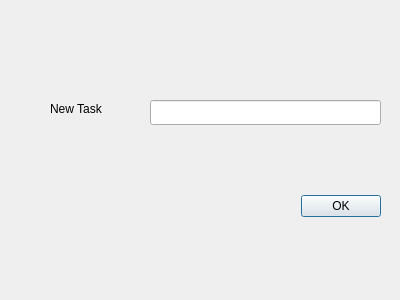
<?xml version="1.0" encoding="UTF-8"?>
<ui version="4.0">
 <class>Dialog</class>
 <widget class="QDialog" name="Dialog">
  <property name="geometry">
   <rect>
    <x>0</x>
    <y>0</y>
    <width>400</width>
    <height>300</height>
   </rect>
  </property>
  <property name="windowTitle">
   <string>Dialog</string>
  </property>
  <widget class="QDialogButtonBox" name="buttonBox">
   <property name="geometry">
    <rect>
     <x>40</x>
     <y>190</y>
     <width>341</width>
     <height>32</height>
    </rect>
   </property>
   <property name="orientation">
    <enum>Qt::Horizontal</enum>
   </property>
   <property name="standardButtons">
    <set>QDialogButtonBox::Ok</set>
   </property>
  </widget>
  <widget class="QLineEdit" name="lineEdit">
   <property name="geometry">
    <rect>
     <x>150</x>
     <y>100</y>
     <width>231</width>
     <height>25</height>
    </rect>
   </property>
  </widget>
  <widget class="QLabel" name="label">
   <property name="geometry">
    <rect>
     <x>50</x>
     <y>100</y>
     <width>81</width>
     <height>17</height>
    </rect>
   </property>
   <property name="text">
    <string>New Task</string>
   </property>
  </widget>
 </widget>
 <resources/>
 <connections>
  <connection>
   <sender>buttonBox</sender>
   <signal>accepted()</signal>
   <receiver>Dialog</receiver>
   <slot>accept()</slot>
   <hints>
    <hint type="sourcelabel">
     <x>248</x>
     <y>254</y>
    </hint>
    <hint type="destinationlabel">
     <x>157</x>
     <y>274</y>
    </hint>
   </hints>
  </connection>
  <connection>
   <sender>buttonBox</sender>
   <signal>rejected()</signal>
   <receiver>Dialog</receiver>
   <slot>reject()</slot>
   <hints>
    <hint type="sourcelabel">
     <x>316</x>
     <y>260</y>
    </hint>
    <hint type="destinationlabel">
     <x>286</x>
     <y>274</y>
    </hint>
   </hints>
  </connection>
 </connections>
</ui>
